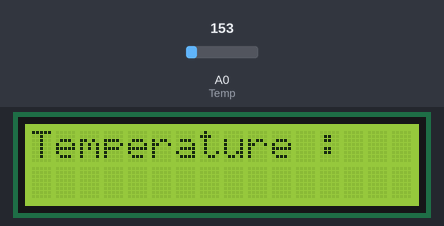
Recording of a program running on a simulated Arduino Uno, built with avr-gcc and run on an emulated ATmega328P. On the bench: 16×2 character LCD. Inputs (shaded band) come from the test bench; at power-on: A0 (Temp) = 153. What the program prints to the serial monitor is not drawn.

Above: at 0.1 s.
At 5.1 s:
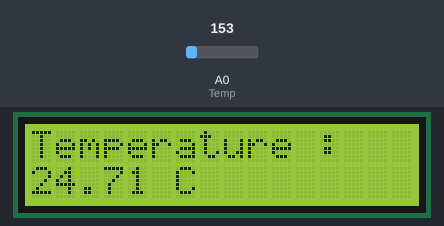

The program:

main.cpp
```cpp
#include <Arduino.h>
#include <LiquidCrystal.h>
#define Temp A0

/*  L'objectif de ce projet est d'utiliser un capteur de température sur une carte Arduino UNO R3
    pour afficher la température sur un écran LCD 16x2 et envoyer la valeur sur le port série toutes les 5 secondes.
    Le capteur utilisé est un TMP36 qui fournit une tension proportionnelle à la température ambiante.
    Le code lit la valeur analogique du capteur, calcule la température en degrés Celsius,
    l'affiche sur l'écran LCD et l'envoie sur le port série en centièmes de degrés.
*/


LiquidCrystal lcd(10,11,8,7,6,5); // Ecran LCD
int tempRead;   // Variable de la tension lue pour le capteur de température
float tempReal; // Températue réelle calculée
long tpsMillis; // compteur pour la fonction millis()

void setup() {
  Serial.begin(9600);
  lcd.begin(16, 2);     // Démarrage du LCD 16 caractères sur 2 lignes
  lcd.clear();
  lcd.setCursor(0,0);
  pinMode(Temp,INPUT);    // Capteur de température
  lcd.print("Temperature : ");
  tpsMillis=millis();
}


void loop() {
  tempRead=analogRead(Temp);
  tempReal=((tempRead/1024.0)*5.0-0.5)*100;   // Calcul de la température (tkt ça marche)
  // Actualisation de la température affichée toute les 5 secondes
  if (millis()-tpsMillis > 5000) {
    lcd.setCursor(0,1);
    lcd.print(tempReal);  // Affichage de la température
    lcd.print(" C");      // Affichage de l'unité
    tpsMillis=millis();
    // La température est discrétisée de O à 1023 (valeur lue par l'ADC) pour des tensions de 0 à 5V
    // Le TMP36 donne une tension de 750mV à 25°C et varie de 10mV par degré Celsius
    Serial.println((int)(tempReal*100));   // Envoi de la température sur le port série en centièmes de degrés
  }
}
```
